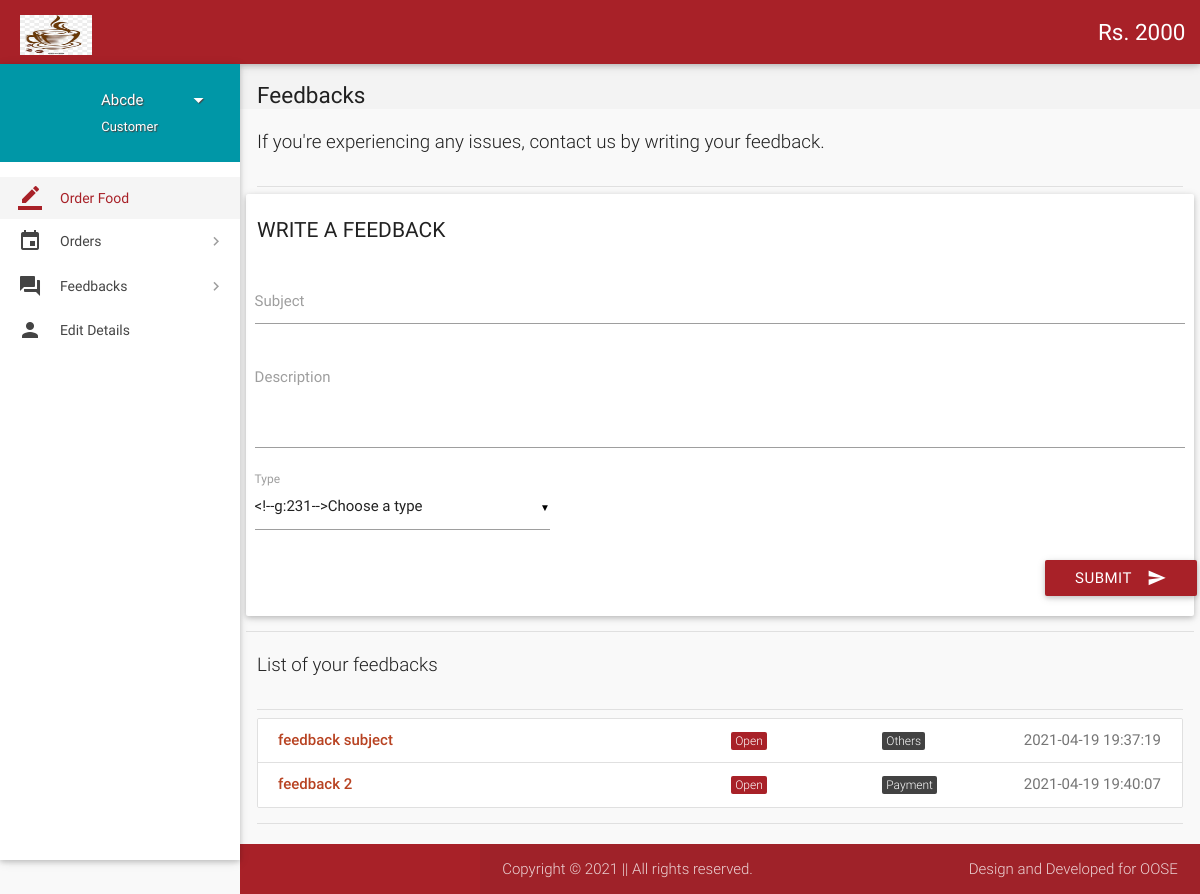
The page /user/tickets.php (signed in) on the database its author committed.
### tables this page shows
CREATE TABLE `wallet_details` (
  `id` int(11) NOT NULL,
  `wallet_id` int(11) NOT NULL,
  `number` varchar(16) NOT NULL,
  `cvv` int(3) NOT NULL,
  `balance` int(11) NOT NULL DEFAULT 2000
);

CREATE TABLE `users` (
  `id` int(11) NOT NULL,
  `role` varchar(15) NOT NULL DEFAULT 'Customer',
  `name` varchar(15) NOT NULL,
  `username` varchar(100) NOT NULL,
  `password` varchar(16) NOT NULL,
  `email` varchar(35) DEFAULT NULL,
  `address` varchar(300) DEFAULT NULL,
  `contact` bigint(11) NOT NULL,
  `verified` tinyint(1) NOT NULL DEFAULT 0,
  `deleted` tinyint(4) NOT NULL DEFAULT 0
);

CREATE TABLE `tickets` (
  `id` int(11) NOT NULL,
  `poster_id` int(11) NOT NULL,
  `subject` varchar(100) NOT NULL,
  `description` varchar(3000) NOT NULL,
  `status` varchar(8) NOT NULL DEFAULT 'Open',
  `type` varchar(30) NOT NULL DEFAULT 'Others',
  `date` datetime NOT NULL DEFAULT current_timestamp(),
  `deleted` tinyint(4) NOT NULL DEFAULT 0
);

### user/includes/wallet.php (called while the page is built)
<?php
$user_id = $_SESSION['user_id'];
$sql = mysqli_query($con, "SELECT * FROM wallet where customer_id = $user_id");
while ($row1 = mysqli_fetch_array($sql)) {
    $wallet_id = $row1['id'];
}
$sql = mysqli_query($con, "SELECT * FROM wallet_details where wallet_id = $wallet_id");
while ($row1 = mysqli_fetch_array($sql)) {
    $balance = $row1['balance'];
}

### user/tickets.php (the view, shortened to what this page needs)
<?php
include "includes/customer_header.php";
?>
<section id="content">
    <div id="breadcrumbs-wrapper">
        <div class="container">
            <div class="row">
                <div class="col s12 m12 l12">
                    <h5 class="breadcrumbs-title">Feedbacks</h5>
                </div>
            </div>
        </div>
    </div>
    <div class="container">
        <p class="caption">If you're experiencing any issues, contact us by writing your feedback.</p>
        <div class="divider"></div>
        <div class="row">
            <div class="col s12 m4 l3">
                <h4 class="header">Write a Feedback</h4>
            </div>
            <div>
                <div class="card-panel">
                    <div class="row">
                        <form class="formValidate" id="formValidate" method="post" action="handlers/add-ticket.php"
                            novalidate="novalidate" class="col s12">
                            <div class="row">
                                <div class="input-field col s12">
                                    <input name="subject" id="subject" type="text" data-error=".errorTxt1">
                                    <label for="subject" class="">Subject</label>
                                </div>
                            </div>
                            <div class="row">
                                <div class="input-field col s12">
                                    <textarea name="description" id="description" class="materialize-textarea validate"
                                        data-error=".errorTxt2"></textarea>
                                    <label for="description" class="">Description</label>
                                </div>
                            </div>
                            <div class="row">
                                <div class="input-field col s4">
                                    <label>Type</label>
                                </div>
                            </div>
                            <div class="row">
                                <div class="row">
                                    <div class="input-field col s12">
                                        <button class="btn cyan waves-effect waves-light right" type="submit"
                                            name="action">Submit
                                            <i class="mdi-content-send right"></i>
                                        </button>
                                    </div>
                                </div>
                            </div>
                        </form>
                    </div>
                </div>
            </div>
            <div class="divider"></div>
        </div>
    </div>
    <div class="container">
        <p class="caption">List of your feedbacks</p>
        <div class="divider"></div>
        <div id="work-collections">
            <ul id="projects-collection" class="collection">
                <?php
if (isset($_GET['status'])) {
    $status = $_GET['status'];
} else {
    $status = '%';
}
$sql = mysqli_query($con, "SELECT * FROM tickets WHERE poster_id = $user_id AND status LIKE '$status' AND not deleted;");
while ($row = mysqli_fetch_array($sql)) {
    echo '<a href="view-ticket.php?id=' . $row['id'] . '"class="collection-item">
                                        <div class="row">
                                            <div class="col s6">
                                                <p class="collections-title">' . $row['subject'] . '</p>
                                            </div>
                                            <div class="col s2">
                                            <span class="task-cat cyan">' . $row['status'] . '</span></div>
                                            <div class="col s2">
                                            <span class="task-cat grey darken-3">' . $row['type'] . '</span></div>
                                            <div class="col s2">
                                            <span class="badge">' . $row['date'] . '</span></div>
                                        </div>
                                    </a>';
}
?>
            </ul>
        </div>
        <div class="divider"></div>
    </div>
    <?php
include "includes/customer_footer.php";
?>
    </body>
    </html>

### user/includes/customer_header.php (shortened to what this page needs)
<?php
include '../config.php';
include 'includes/wallet.php';
if ($_SESSION['customer_sid'] == session_id()) {
    $name = $_SESSION['name'];
    $role = $_SESSION['role'];
    $user_id = $_SESSION['user_id'];
    $result = mysqli_query($con, "SELECT * FROM users where id = $user_id");
    while ($row = mysqli_fetch_array($result)) {
        $name = $row['name'];
    }
} elseif ($_SESSION['admin_sid'] == session_id()) {
    $name = $_SESSION['name'];
    $role = $_SESSION['role'];
    header("location:admin-page.php");
} else {
    header("location:login.php");
}
?>
<!DOCTYPE html>
<html lang="en">
<head>
    <link href="vendor/css/materialize.min.css" type="text/css" rel="stylesheet" media="screen,projection">
    <link href="vendor/css/style.min.css" type="text/css" rel="stylesheet" media="screen,projection">
    <link href="vendor/css/custom/custom.min.css" type="text/css" rel="stylesheet" media="screen,projection">
    <link href="vendor/js/plugins/perfect-scrollbar/perfect-scrollbar.css" type="text/css" rel="stylesheet"
        media="screen,projection">
    <link href="vendor/js/plugins/data-tables/css/jquery.dataTables.min.css" type="text/css" rel="stylesheet"
        media="screen,projection">
</head>
<body>
    <header id="header" class="page-topbar">
        <div class="navbar-fixed">
            <nav class="navbar-color">
                <div class="nav-wrapper">
                    <ul class="left">
                        <li>
                            <h1 class="logo-wrapper"><a href="index.php" class="brand-logo darken-1"><img
                                        src="../vendor/images/logo.jpg" height="40" alt="logo"></a> </h1>
                        </li>
                    </ul>
                    <ul class="right hide-on-med-and-down">
                        <li><a href="#" class="waves-effect waves-block waves-light"
                                style="font=-weight:700;font-size:1.5rem;">Rs. <?php echo $balance; ?></i></a>
                        </li>
                    </ul>
                </div>
            </nav>
        </div>
    </header>
    <div id="main">
        <div class="wrapper">
            <aside id="left-sidebar-nav">
                <ul id="slide-out" class="side-nav fixed leftside-navigation">
                    <li class="user-details cyan darken-2">
                        <div class="row">
                            <div class="col col s4 m4 l4">
                            </div>
                            <div class="col col s8 m8 l8">
                                <a class="btn-flat dropdown-button waves-effect waves-light white-text profile-btn"
                                    href="#" data-activates="profile-dropdown"><?php echo $name; ?> <i
                                        class="mdi-navigation-arrow-drop-down right"></i></a>
                                <p class="user-roal"><?php echo $role; ?></p>
                            </div>
                        </div>
                    </li>
                    <li class="bold active"><a href="index.php" class="waves-effect waves-cyan"><i
                                class="mdi-editor-border-color"></i> Order Food</a>
                    </li>
                    <li class="no-padding">
                        <ul class="collapsible collapsible-accordion">
                            <li class="bold"><a class="collapsible-header waves-effect waves-cyan"><i
                                        class="mdi-editor-insert-invitation"></i> Orders</a>
                            </li>
                        </ul>
                    </li>
                    <li class="no-padding">
                        <ul class="collapsible collapsible-accordion">
                            <li class="bold"><a class="collapsible-header waves-effect waves-cyan"><i
                                        class="mdi-action-question-answer"></i> Feedbacks</a>
                            </li>
                        </ul>
                    </li>
                    <li class="bold"><a href="details.php" class="waves-effect waves-cyan"><i
                                class="mdi-social-person"></i> Edit Details</a>
                    </li>
                </ul>
            </aside>

### rows shown on the page
wallet_details: balance "2000"
users: name "Abcde"
tickets: subject "feedback subject", status "Open", type "Others", date "2021-04-19 19:37:19"
tickets: subject "feedback 2", status "Open", type "Payment", date "2021-04-19 19:40:07"

### other values the page prints
$role "Customer"
